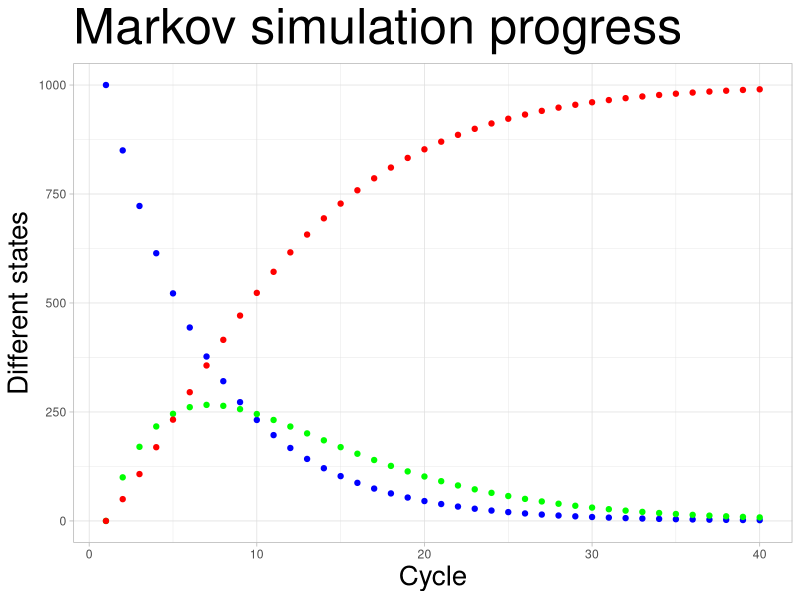

Here is the R script that generated this plot:

library(dplyr)
library(ggplot2)
# markov chains (basic case)

n_cohort <- 1000  # num of patients at first

n_states <- 3 #healthy, diseased, dead
states <- c("healthy", "diseased", "dead")
n_cycle <- 40 
# transition probabilities table 

transition_probs <- c(0.85, 0.1, 0.05,
                      0, 0.85, 0.15,
                      0, 0, 1)

transition_matrix <- matrix(transition_probs, nrow = 3, ncol = 3, byrow = TRUE, dimnames = list(from=states, to= states) )

# create the data frame for results visualization 

markov_data <- data.frame(
    cycle = seq(1:n_cycle),
    healthy = NA,
    diseased = NA,
    dead = NA
)

# set the n_cohort in the first cycle

markov_data[1, -1] <- c(n_cohort, 0, 0) 

for(i in 2:nrow(markov_data)){
     
      markov_data[i,-1] <- as.matrix(markov_data[i-1 ,-1]) %*% transition_matrix
      
}



# accounting for the relative costs & QALYS of its state 

params<- list(
    # costs
     c_healthy = 500,
     c_diseased = 1500,
     c_dead = 0,

    #  QALYS

    q_healthy = 15,
    q_diseased = 10,
    q_dead = 0


)
payoff <- matrix(NA, nrow = 3, ncol = 2, dimnames = list(states, c("COST", "QALYS")))

payoff[,1] <- c(params$c_healthy, params$c_diseased, params$c_dead)
payoff[,2] <- c(params$q_healthy, params$q_diseased, params$q_dead)

# calculate costs and qalys based on the markov simulation 
payoff_trace <- data.frame(
     Cost = NA,
     QALYs = NA
     
)
payoff_trace[1,] <- as.matrix(markov_data[1,-1]) %*% payoff

total_costs <- numeric(nrow(markov_data))

total_qalys <- numeric(nrow(markov_data))
 

 calculate_payoff <- function(data){
for(i in 2:nrow(data)){
     
      payoff_trace[i,] <- as.matrix(data[i, -1]) %*% payoff
      
      # Calculate the total cost for this step
        total_costs[i] <- sum(payoff_trace[, 1])
        total_qalys[i] <- sum(payoff_trace[,2])
      
}

     payoff_trace <- cbind(payoff_trace, total_costs, total_qalys)
   }

payoff_trace <- calculate_payoff(markov_data)

#  total costs and qalys 
 c_total <- sum(payoff_trace[,1])/n_cohort
 q_total <- sum(payoff_trace[,2])/n_cohort


# plot the markov model simulation progress
p <- ggplot(data= markov_data , aes(x = cycle)) +
    geom_point(aes(y = healthy), colour = "blue") +
   geom_point(aes(y = diseased), colour = "green") + 
   geom_point(aes(y = dead), color = "red") +
   theme_light() +
  labs(
      x = "Cycle",
      y = "Different states",
      title = "Markov simulation progress" 
  )  +
  theme(
      title = element_text(size = 30, margin = margin(b = 10)),
      axis.title = element_text(size = 20)
  )
   
print(p)
# time-varying probabilities (what if transition_probs change when time passes by)

# e.x. from 1 to 10 cycle where qx = 0.05
#            healthy  diseased         dead 
#   healthy    #     0.10               qx
#   diseased   0        #           0.15 + qx
#   dead       0           0             1


transition_matrix1 <- array(NA, dim = c(n_states, n_states, n_cycle)) 

qx <- 0.04
 
transition_matrix1[3,3,] <- 1

transition_matrix1[1, 2, 1:10] <- 0.15
transition_matrix1[1, 3, 1:10] <- 0.04 #qx
transition_matrix1[2, 3, 1:10] <- 0.15 + transition_matrix1[1, 3, 1:10]
transition_matrix1[2, 2, 1:10] <- 1 - transition_matrix1[2, 3, 1:10]
transition_matrix1[1,1, 1:10] <- 1 - transition_matrix1[1, 2, 1:10] - transition_matrix1[1, 3, 1:10]

transition_matrix1[1, 2, 11:20] <- 0.15
transition_matrix1[1, 3, 11:20] <- 0.12 #qx
transition_matrix1[2, 3, 11:20] <- 0.15 + transition_matrix1[1, 3, 11:20]
transition_matrix1[2, 2, 11:20] <- 1 - transition_matrix1[2, 3, 11:20]
transition_matrix1[1,1, 11:20] <- 1 - transition_matrix1[1, 2, 11:20] - transition_matrix1[1, 3, 11:20]


transition_matrix1[1, 2, 21:30] <- 0.15
transition_matrix1[1, 3, 21:30] <- 0.13 #qx
transition_matrix1[2, 3, 21:30] <- 0.15 + transition_matrix1[1, 3, 21:30]
transition_matrix1[2, 2, 21:30] <- 1 - transition_matrix1[2, 3, 21:30]
transition_matrix1[1,1, 21:30] <- 1 - transition_matrix1[1, 2, 21:30] - transition_matrix1[1, 3, 21:30]

transition_matrix1[1, 2, 31:40] <- 0.15
transition_matrix1[1, 3, 31:40] <- 0.15 #qx
transition_matrix1[2, 3, 31:40] <- 0.15 + transition_matrix1[1, 3, 31:40]
transition_matrix1[2, 2, 31:40] <- 1 - transition_matrix1[2, 3, 31:40]
transition_matrix1[1,1, 31:40] <- 1 - transition_matrix1[1, 2, 31:40] - transition_matrix1[1, 3, 31:40]

transition_matrix1[is.na(transition_matrix1)] <- 0


markov_data1 <-  data.frame(
    cycle = seq(1:n_cycle),
    healthy = NA,
    diseased = NA,
    dead = NA
)
markov_data1[1,-1] <- c(n_cohort, 0, 0 )
for(i in 2:nrow(markov_data1)){
      markov_data1[i, -1] <- as.matrix(markov_data1[i-1, -1]) %*% transition_matrix1[, , i-1]
}
 
# calculate the costs and qualys 
payoff_trace <- calculate_payoff(markov_data1)

#  total costs and qalys - time-varying
 c_total <- sum(payoff_trace[,1])/n_cohort
 q_total <- sum(payoff_trace[,2])/n_cohort


 # plot the markov model simulation progress (time-varying)
p1 <- ggplot(data= markov_data1 , aes(x = cycle)) +
    geom_point(aes(y = healthy), colour = "blue") +
   geom_point(aes(y = diseased), colour = "green") + 
   geom_point(aes(y = dead), color = "red") +
   theme_light() +
  labs(
      x = "Cycle",
      y = "Different states",
      title = "Markov simulation progress (time-varying)" 
  )  +
  theme(
      title = element_text(size = 30, margin = margin(b = 10)),
      axis.title = element_text(size = 20)
  )
 
print(c_total)